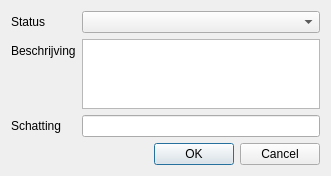
<?xml version="1.0" encoding="UTF-8"?>
<ui version="4.0">
 <class>Dialog</class>
 <widget class="QDialog" name="Dialog">
  <property name="geometry">
   <rect>
    <x>0</x>
    <y>0</y>
    <width>331</width>
    <height>176</height>
   </rect>
  </property>
  <property name="windowTitle">
   <string>Dialog</string>
  </property>
  <layout class="QVBoxLayout" name="verticalLayout">
   <item>
    <layout class="QFormLayout" name="formLayout">
     <item row="0" column="0">
      <widget class="QLabel" name="label">
       <property name="text">
        <string>Status</string>
       </property>
      </widget>
     </item>
     <item row="0" column="1">
      <widget class="QComboBox" name="cmbStatus"/>
     </item>
     <item row="1" column="0">
      <widget class="QLabel" name="label_2">
       <property name="text">
        <string>Beschrijving</string>
       </property>
      </widget>
     </item>
     <item row="1" column="1">
      <widget class="QPlainTextEdit" name="edtDescription"/>
     </item>
     <item row="2" column="0">
      <widget class="QLabel" name="label_3">
       <property name="text">
        <string>Schatting</string>
       </property>
      </widget>
     </item>
     <item row="2" column="1">
      <widget class="QLineEdit" name="edtTimeRemaining"/>
     </item>
    </layout>
   </item>
   <item>
    <widget class="QDialogButtonBox" name="buttonBox">
     <property name="orientation">
      <enum>Qt::Horizontal</enum>
     </property>
     <property name="standardButtons">
      <set>QDialogButtonBox::Cancel|QDialogButtonBox::Ok</set>
     </property>
    </widget>
   </item>
  </layout>
 </widget>
 <resources/>
 <connections>
  <connection>
   <sender>buttonBox</sender>
   <signal>accepted()</signal>
   <receiver>Dialog</receiver>
   <slot>accept()</slot>
   <hints>
    <hint type="sourcelabel">
     <x>248</x>
     <y>254</y>
    </hint>
    <hint type="destinationlabel">
     <x>157</x>
     <y>274</y>
    </hint>
   </hints>
  </connection>
  <connection>
   <sender>buttonBox</sender>
   <signal>rejected()</signal>
   <receiver>Dialog</receiver>
   <slot>reject()</slot>
   <hints>
    <hint type="sourcelabel">
     <x>316</x>
     <y>260</y>
    </hint>
    <hint type="destinationlabel">
     <x>286</x>
     <y>274</y>
    </hint>
   </hints>
  </connection>
 </connections>
</ui>
